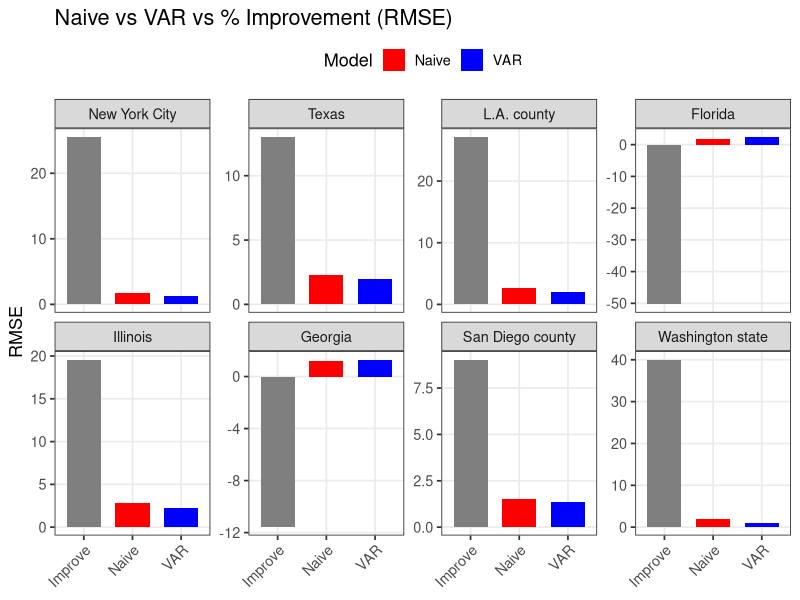
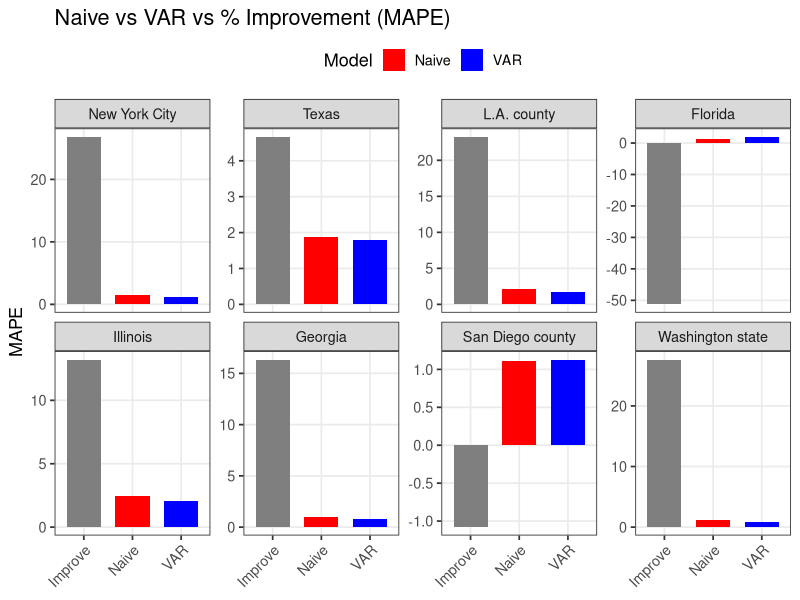
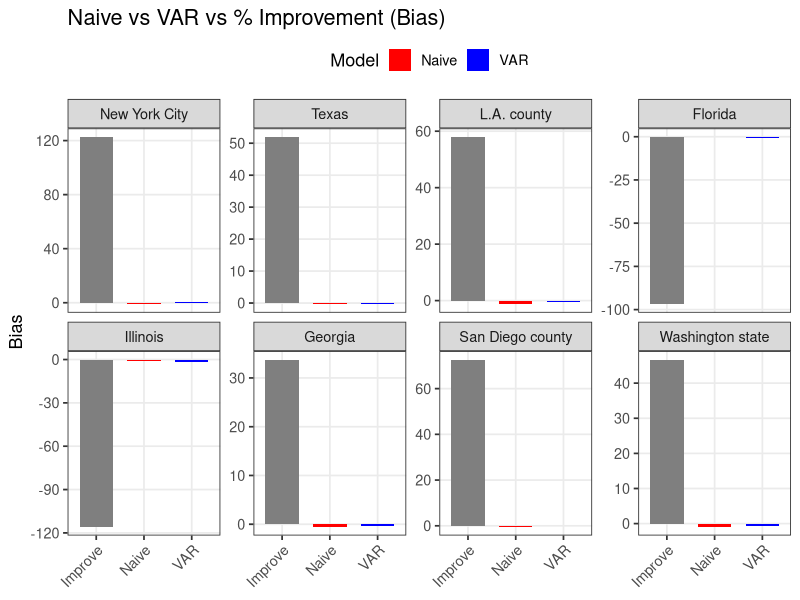
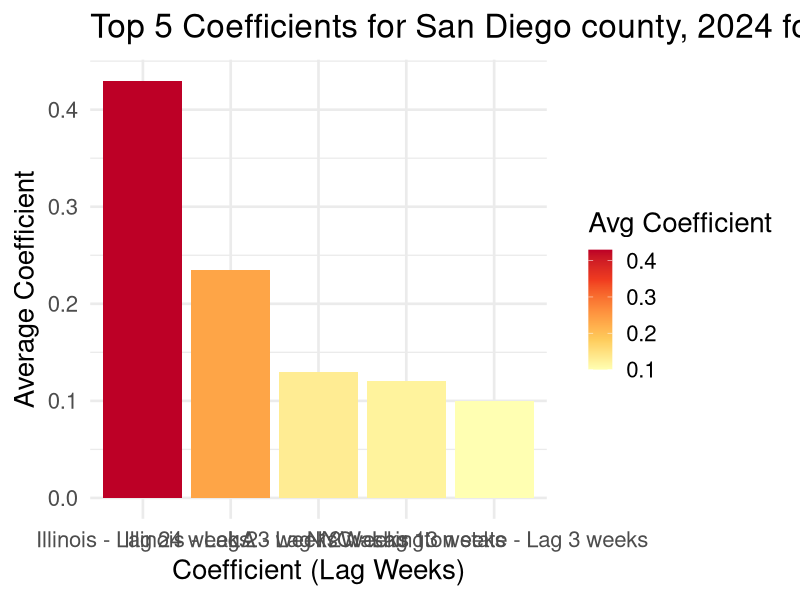
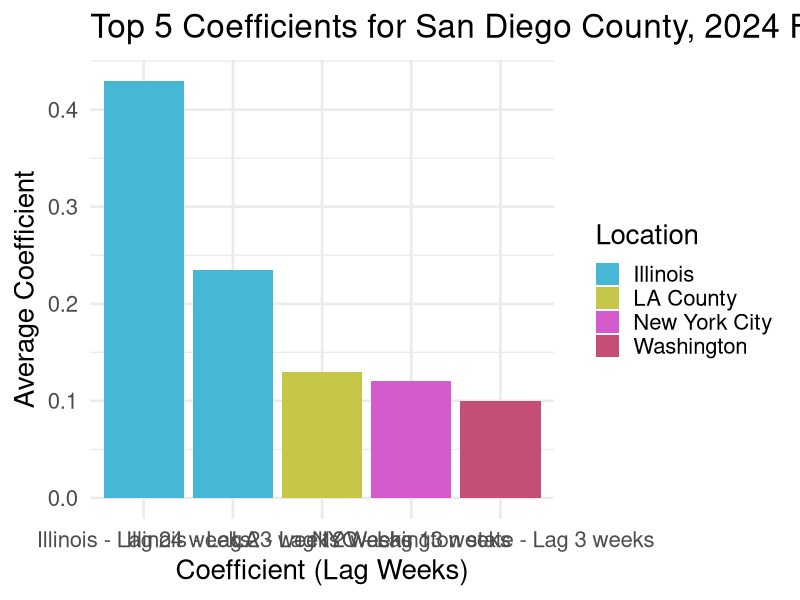
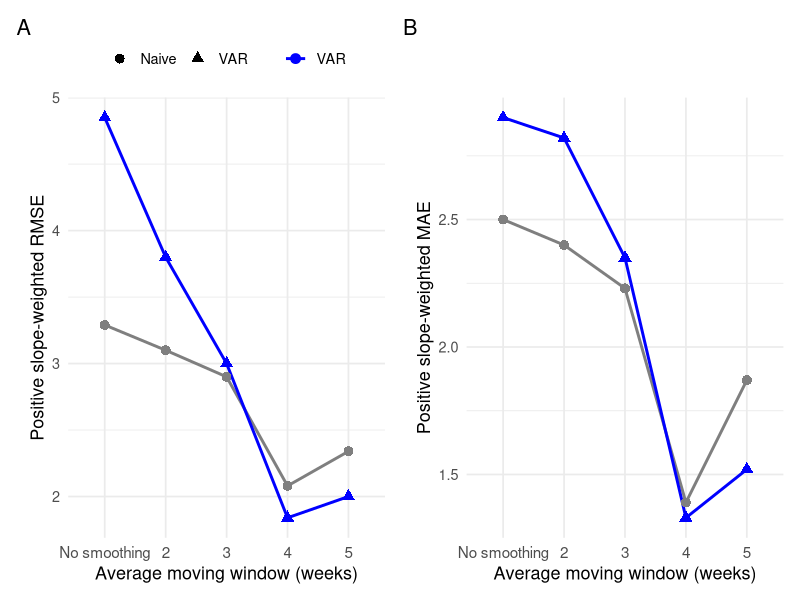
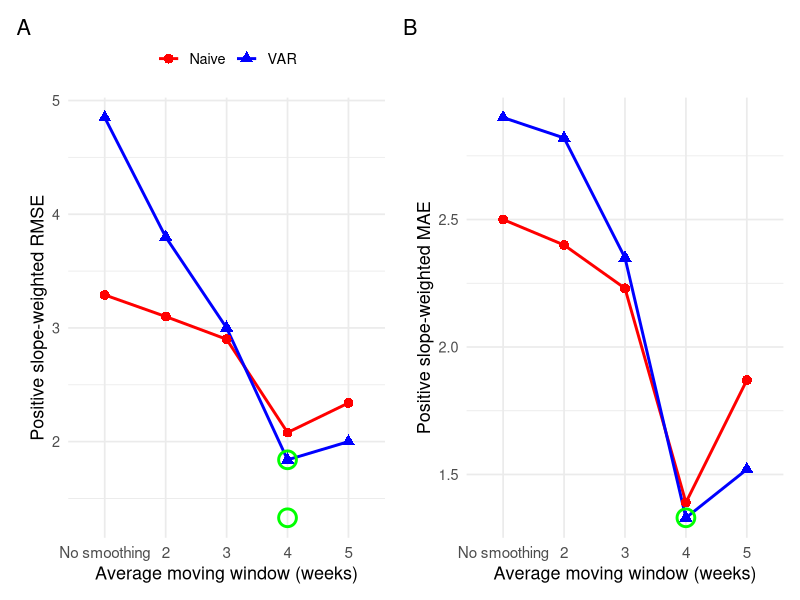
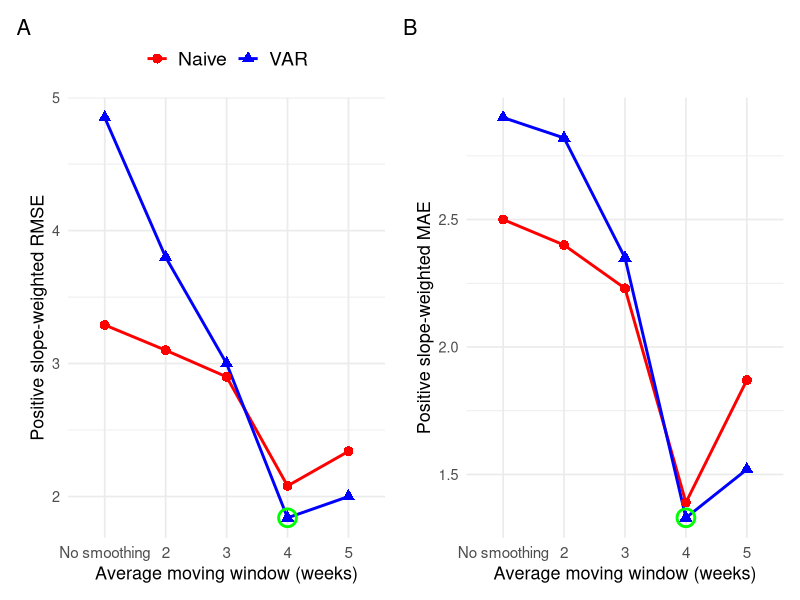

Generate these figures, in order, with R:
library(ggplot2)
library(dplyr)
library(tidyr)

df <- tribble(
  ~Jurisdiction, ~VAR_RMSE, ~Naive_RMSE, ~Improve_RMSE, ~VAR_MAPE, ~Naive_MAPE, ~Improve_MAPE, ~VAR_Bias, ~Naive_Bias, ~Improve_Bias,
  "New York City", 1.30, 1.74, 25.57, 1.13, 1.54, 26.83,  0.28, -1.22, 122.86,
  "Texas", 2.00, 2.30, 13.03, 1.80, 1.89, 4.67, -0.20, -0.42, 52.03,
  "L.A. county", 1.93, 2.65, 27.19, 1.68, 2.18, 23.27, -0.56, -1.33, 58.04,
  "Florida", 2.49, 1.66, -50.33, 2.00, 1.32, -51.28, -0.85, -0.43, -96.98,
  "Illinois", 2.26, 2.81, 19.59, 2.10, 2.42, 13.22, -1.50, -0.69, -116.02,
  "Georgia", 1.31, 1.17, -11.58, 0.83, 0.99, 16.35, -0.40, -0.60, 33.78,
  "San Diego county", 1.37, 1.50, 9.04, 1.13, 1.11, -1.08, -0.16, -0.60, 72.74,
  "Washington state", 1.11, 1.85, 40.06, 0.84, 1.16, 27.66, -0.54, -1.01, 46.73
)

plot_metric_bars <- function(metric = "RMSE") {
  
  metric_cols <- c(
    VAR = paste0("VAR_", metric),
    Naive = paste0("Naive_", metric),
    Improve = paste0("Improve_", metric)
  )
  
  df_long <- df %>%
    select(Jurisdiction, all_of(metric_cols)) %>%
    pivot_longer(-Jurisdiction, names_to = "Model", values_to = "Value") %>%
    mutate(Model = recode(Model,
                          !!metric_cols["VAR"] := "VAR",
                          !!metric_cols["Naive"] := "Naive",
                          !!metric_cols["Improve"] := "% Improve"))
  
  ggplot(df_long, aes(x = Model, y = Value, fill = Model)) +
    geom_col(position = "dodge", width = 0.7) +
    facet_wrap(~ Jurisdiction, nrow = 2, ncol = 4, scales = "free_y") +
    scale_fill_manual(values = c("Naive" = "red", "VAR" = "blue", "% Improve" = "black")) +
    theme_bw(base_size = 13) +
    theme(
      legend.position = "top",
      axis.title.x = element_blank(),
      axis.text.x = element_text(angle = 45, hjust = 1),
      panel.grid.minor = element_blank()
    ) +
    labs(
      y = metric,
      fill = "Model",
      title = paste0("Naive vs VAR vs % Improvement (", metric, ")")
    )
}




# Your data ----
df <- tribble(
  ~Jurisdiction, ~VAR_RMSE, ~Naive_RMSE, ~Improve_RMSE, ~VAR_MAPE, ~Naive_MAPE, ~Improve_MAPE, ~VAR_Bias, ~Naive_Bias, ~Improve_Bias,
  "New York City", 1.30, 1.74, 25.57, 1.13, 1.54, 26.83,  0.28, -1.22, 122.86,
  "Texas", 2.00, 2.30, 13.03, 1.80, 1.89, 4.67, -0.20, -0.42, 52.03,
  "L.A. county", 1.93, 2.65, 27.19, 1.68, 2.18, 23.27, -0.56, -1.33, 58.04,
  "Florida", 2.49, 1.66, -50.33, 2.00, 1.32, -51.28, -0.85, -0.43, -96.98,
  "Illinois", 2.26, 2.81, 19.59, 2.10, 2.42, 13.22, -1.50, -0.69, -116.02,
  "Georgia", 1.31, 1.17, -11.58, 0.83, 0.99, 16.35, -0.40, -0.60, 33.78,
  "San Diego county", 1.37, 1.50, 9.04, 1.13, 1.11, -1.08, -0.16, -0.60, 72.74,
  "Washington state", 1.11, 1.85, 40.06, 0.84, 1.16, 27.66, -0.54, -1.01, 46.73
)

# Function ----
plot_metric_bars <- function(metric = "RMSE") {
  
  metric_cols <- c(
    VAR = paste0("VAR_", metric),
    Naive = paste0("Naive_", metric),
    Improve = paste0("Improve_", metric)
  )
  
  df_long <- df %>%
    select(Jurisdiction, all_of(metric_cols)) %>%
    mutate(Jurisdiction = factor(Jurisdiction, levels = unique(df$Jurisdiction))) %>%  # keep order!
    pivot_longer(-Jurisdiction, names_to = "Model", values_to = "Value") %>%
    mutate(Model = recode(Model,
                          !!metric_cols["VAR"] := "VAR",
                          !!metric_cols["Naive"] := "Naive",
                          !!metric_cols["Improve"] := "% Improve"))
  
  ggplot(df_long, aes(x = Model, y = Value, fill = Model)) +
    geom_col(width = 0.7) +
    facet_wrap(~ Jurisdiction, nrow = 2, ncol = 4, scales = "free_y") +
    scale_fill_manual(values = c("Naive" = "red", "VAR" = "blue", "% Improve" = "black")) +
    theme_bw(base_size = 13) +
    theme(
      legend.position = "top",
      axis.title.x = element_blank(),
      axis.text.x = element_text(angle = 45, hjust = 1),
      panel.grid.minor = element_blank()
    ) +
    labs(
      y = metric,
      fill = "Model",
      title = paste0("Naive vs VAR vs % Improvement (", metric, ")")
    )
}


plot_metric_bars("RMSE")
plot_metric_bars("MAPE")
plot_metric_bars("Bias")


#******************************
#PLOT FOR PRESENTATION
library(dplyr)

# Create the summary df directly
df_summary <- data.frame(
  Predictor = c(
    "Illinois_L24", "Illinois_L23", "LA_L12", 
    "NYC_L13", "WA_L3"
  ),
  avg_coefficient = c(0.43, 0.235, 0.13, 0.12, 0.10)
)

# Clean up predictor names for x-axis
df_summary <- df_summary %>%
  mutate(
    Predictor = case_when(
      grepl("Illinois_L24", Predictor) ~ "Illinois - Lag 24 weeks",
      grepl("Illinois_L23", Predictor) ~ "Illinois - Lag 23 weeks",
      grepl("LA_L12", Predictor) ~ "LA - Lag 12 weeks",
      grepl("NYC_L13", Predictor) ~ "NYC - Lag 13 weeks",
      grepl("WA_L3", Predictor) ~ "Washington state - Lag 3 weeks",
      TRUE ~ Predictor
    ),
    Predictor = factor(Predictor, levels = Predictor[order(-avg_coefficient)])
  )

df_summary

ggplot(df_summary, aes(x = Predictor, y = avg_coefficient, fill = avg_coefficient)) +
  geom_col() +
  scale_fill_gradientn(
    colors = c("#ffffb2", "#fecc5c", "#fd8d3c", "#f03b20", "#bd0026")
  ) +
  labs(
    title = "Top 5 Coefficients for San Diego county, 2024 forecasts",
    x = "Coefficient (Lag Weeks)",
    y = "Average Coefficient",
    fill = "Avg Coefficient"
  ) +
  theme_minimal(base_size = 20) +
  theme(axis.text.x = element_text(angle = 0, hjust = 0.5))

#******************************************************
#* PLOTS

cols <- c(
  "LA" = "#C6C648",         # LA County 
  "Illinois" = "#47B7D6",   # Illinois 
  "NewYorkCity" = "#D55ACB",# New York City 
  "Washington" = "#C44E76"  # Washington State 
)


df_summary <- df_summary %>%
  mutate(
    Predictor = case_when(
      grepl("Illinois_L24", Predictor) ~ "Illinois - Lag 24 weeks",
      grepl("Illinois_L23", Predictor) ~ "Illinois - Lag 23 weeks",
      grepl("LA_L12", Predictor) ~ "LA County - Lag 12 weeks",
      grepl("NYC_L13", Predictor) ~ "New York City - Lag 13 weeks",
      grepl("WA_L3", Predictor) ~ "Washington - Lag 3 weeks",
      TRUE ~ Predictor
    ),
    Location = case_when(  
      grepl("Illinois", Predictor) ~ "Illinois",
      grepl("LA", Predictor) ~ "LA",  # <- fixed: matches “LA County”
      grepl("New York City|NYC", Predictor) ~ "NewYorkCity",
      grepl("Washington", Predictor) ~ "Washington",
      TRUE ~ NA_character_
    ),
    Predictor = factor(Predictor, levels = Predictor[order(-avg_coefficient)])
  )

ggplot(df_summary, aes(x = Predictor, y = avg_coefficient, fill = Location)) +
  geom_col() +
  scale_fill_manual(
    values = cols,
    breaks = c("Illinois", "LA", "NewYorkCity", "Washington"),
    labels = c("Illinois", "LA County", "New York City", "Washington")
  ) +
  labs(
    title = "Top 5 Coefficients for San Diego County, 2024 Forecasts",
    x = "Coefficient (Lag Weeks)",
    y = "Average Coefficient",
    fill = "Location"
  ) +
  theme_minimal(base_size = 20) +
  theme(axis.text.x = element_text(angle = 0, hjust = 0.5))


#**************
#* SENSITIVITY ANALYSIS
#* 
library(ggplot2)
library(dplyr)
library(tidyr)
library(patchwork)

# Create data
df <- data.frame(
  Smoothing = c("No smoothing", "2", "3", "4", "5"),
  RMSE_VAR = c(4.85, 3.80, 3.00, 1.84, 2.00),
  RMSE_Naive = c(3.29, 3.10, 2.90, 2.08, 2.34),
  MAE_VAR = c(2.90, 2.82, 2.35, 1.33, 1.52),
  MAE_Naive = c(2.50, 2.40, 2.23, 1.39, 1.87)
)

# Convert to long format for ggplot
df_long <- df %>%
  pivot_longer(cols = -Smoothing,
               names_to = c("Metric", "Model"),
               names_sep = "_",
               values_to = "Value")

# Order x-axis properly
df_long$Smoothing <- factor(df_long$Smoothing,
                            levels = c("No smoothing", "2", "3", "4", "5"))

# Custom colors
cols <- c("VAR" = "blue", "Naïve" = "red")

# Plot 1: RMSE
p_rmse <- df_long %>%
  filter(Metric == "RMSE") %>%
  ggplot(aes(x = Smoothing, y = Value, group = Model, color = Model, shape = Model)) +
  geom_line(size = 1) +
  geom_point(size = 3) +
  labs(y = "Positive slope-weighted RMSE", x = "Average moving window (weeks)") +
  theme_minimal(base_size = 13) +
  theme(
    legend.position = "top",
    axis.text.x = element_text(size = 11),
    legend.title = element_blank()
  ) +
  scale_color_manual(values = cols)

# Plot 2: MAE
p_mae <- df_long %>%
  filter(Metric == "MAE") %>%
  ggplot(aes(x = Smoothing, y = Value, group = Model, color = Model, shape = Model)) +
  geom_line(size = 1) +
  geom_point(size = 3) +
  labs(y = "Positive slope-weighted MAE", x = "Average moving window (weeks)") +
  theme_minimal(base_size = 13) +
  theme(
    legend.position = "none",
    axis.text.x = element_text(size = 11)
  ) +
  scale_color_manual(values = cols)

# Combine plots side by side
p_rmse + p_mae +
  plot_annotation(tag_levels = 'A')

#*****
library(ggplot2)
library(dplyr)
library(tidyr)
library(patchwork)

# Create data
df <- data.frame(
  Smoothing = c("No smoothing", "2", "3", "4", "5"),
  RMSE_VAR = c(4.85, 3.80, 3.00, 1.84, 2.00),
  RMSE_Naive = c(3.29, 3.10, 2.90, 2.08, 2.34),
  MAE_VAR = c(2.90, 2.82, 2.35, 1.33, 1.52),
  MAE_Naive = c(2.50, 2.40, 2.23, 1.39, 1.87)
)

# Convert to long format
df_long <- df %>%
  pivot_longer(cols = -Smoothing,
               names_to = c("Metric", "Model"),
               names_sep = "_",
               values_to = "Value") %>%
  mutate(Model = ifelse(Model == "Naive", "Naive", "VAR"))  # standardize names

# Order x-axis properly
df_long$Smoothing <- factor(df_long$Smoothing,
                            levels = c("No smoothing", "2", "3", "4", "5"))

# Custom colors
cols <- c("VAR" = "blue", "Naive" = "red")

# Identify the highlight point
highlight <- df_long %>%
  filter(Model == "VAR", Smoothing == "4")

# Plot 1: RMSE with highlight
p_rmse <- df_long %>%
  filter(Metric == "RMSE") %>%
  ggplot(aes(x = Smoothing, y = Value, group = Model, color = Model, shape = Model)) +
  geom_line(size = 1) +
  geom_point(size = 3) +
  # highlight VAR at window 4
  geom_point(data = highlight, aes(x = Smoothing, y = Value),
             color = "green", size = 5, shape = 1, stroke = 1.5) +
  labs(y = "Positive slope-weighted RMSE", x = "Average moving window (weeks)") +
  theme_minimal(base_size = 13) +
  theme(
    legend.position = "top",
    axis.text.x = element_text(size = 11),
    legend.title = element_blank()
  ) +
  scale_color_manual(values = cols)

# Plot 2: MAE with highlight
highlight_mae <- df_long %>%
  filter(Model == "VAR", Smoothing == "4", Metric == "MAE")

p_mae <- df_long %>%
  filter(Metric == "MAE") %>%
  ggplot(aes(x = Smoothing, y = Value, group = Model, color = Model, shape = Model)) +
  geom_line(size = 1) +
  geom_point(size = 3) +
  geom_point(data = highlight_mae, aes(x = Smoothing, y = Value),
             color = "green", size = 5, shape = 1, stroke = 1.5) +
  labs(y = "Positive slope-weighted MAE", x = "Average moving window (weeks)") +
  theme_minimal(base_size = 13) +
  theme(
    legend.position = "none",
    axis.text.x = element_text(size = 11)
  ) +
  scale_color_manual(values = cols)

# Combine side by side
p_rmse + p_mae + plot_annotation(tag_levels = 'A')

###########

library(ggplot2)
library(dplyr)
library(tidyr)
library(patchwork)

# -----------------------------
# Create data
# -----------------------------
df <- data.frame(
  Smoothing = c("No smoothing", "2", "3", "4", "5"),
  RMSE_VAR = c(4.85, 3.80, 3.00, 1.84, 2.00),
  RMSE_Naive = c(3.29, 3.10, 2.90, 2.08, 2.34),
  MAE_VAR = c(2.90, 2.82, 2.35, 1.33, 1.52),
  MAE_Naive = c(2.50, 2.40, 2.23, 1.39, 1.87)
)

# -----------------------------
# Convert to long format
# -----------------------------
df_long <- df %>%
  pivot_longer(cols = -Smoothing,
               names_to = c("Metric", "Model"),
               names_sep = "_",
               values_to = "Value") %>%
  mutate(Model = ifelse(Model == "Naive", "Naive", "VAR"))  # standardize names

# Order x-axis
df_long$Smoothing <- factor(df_long$Smoothing,
                            levels = c("No smoothing", "2", "3", "4", "5"))

# -----------------------------
# Highlight VAR at window 4
# -----------------------------
highlight_rmse <- df_long %>% filter(Metric == "RMSE", Model == "VAR", Smoothing == "4")
highlight_mae  <- df_long %>% filter(Metric == "MAE", Model == "VAR", Smoothing == "4")

# -----------------------------
# Custom colors
# -----------------------------
cols <- c("VAR" = "blue", "Naive" = "red")

# -----------------------------
# Plot RMSE
# -----------------------------
p_rmse <- df_long %>%
  filter(Metric == "RMSE") %>%
  ggplot(aes(x = Smoothing, y = Value, group = Model, color = Model, shape = Model)) +
  geom_line(size = 1) +
  geom_point(size = 3) +
  geom_point(data = highlight_rmse, 
             aes(x = Smoothing, y = Value),
             color = "green", size = 5, shape = 1, stroke = 1.5,
             inherit.aes = FALSE) +
  labs(y = "Positive slope-weighted RMSE", x = "Average moving window (weeks)") +
  theme_minimal(base_size = 13) +
  theme(
    legend.position = "top",
    axis.text.x = element_text(size = 11),
    legend.text = element_text(size = 14),  
    legend.title = element_blank()
  ) +
  scale_color_manual(values = cols)

# -----------------------------
# Plot MAE
# -----------------------------
p_mae <- df_long %>%
  filter(Metric == "MAE") %>%
  ggplot(aes(x = Smoothing, y = Value, group = Model, color = Model, shape = Model)) +
  geom_line(size = 1) +
  geom_point(size = 3) +
  geom_point(data = highlight_mae, 
             aes(x = Smoothing, y = Value),
             color = "green", size = 5, shape = 1, stroke = 1.5,
             inherit.aes = FALSE) +
  labs(y = "Positive slope-weighted MAE", x = "Average moving window (weeks)") +
  theme_minimal(base_size = 13) +
  theme(
    legend.position = "none",
    axis.text.x = element_text(size = 11),
    legend.text = element_text(size = 14)  
  ) +
  scale_color_manual(values = cols)

# -----------------------------
# Combine plots side by side
# -----------------------------
p_rmse + p_mae + plot_annotation(tag_levels = 'A')
